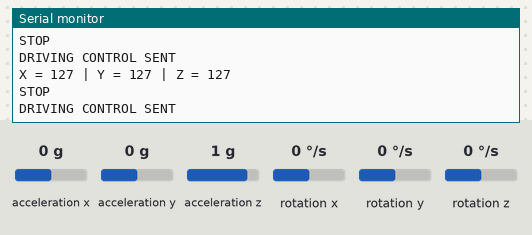
This sketch was run on a simulated Arduino Uno, built with avr-gcc and run on an emulated ATmega328P. On the bench: the last lines printed to the serial monitor. The test bench sets the inputs (shaded band); at power-on: acceleration x 0 g, acceleration y 0 g, acceleration z 1 g, rotation z 0 °/s, rotation x 0 °/s, rotation y 0 °/s. No radio packets arrive unless stated.

Above: at 1.7 s.
1.8 s: acceleration x set to -1.4 g
At 2.5 s:
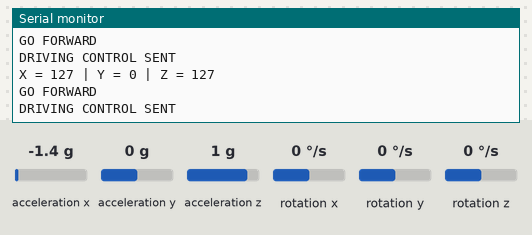
3.4 s: acceleration y set to -1.4 g
At 4.4 s:
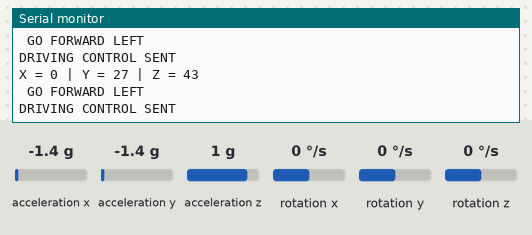
5.0 s: acceleration z set to 1.4 g
At 5.6 s:
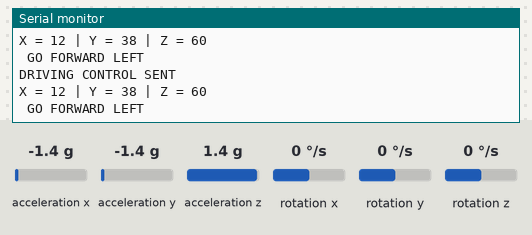
8.0 s: rotation z set to -192 °/s
At 8.6 s:
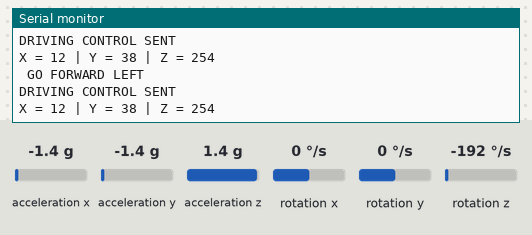
11.0 s: acceleration x set to -0.8 g
At 11.9 s:
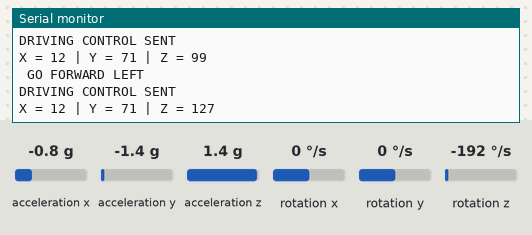
14.0 s: acceleration y set to -0.8 g
At 14.7 s:
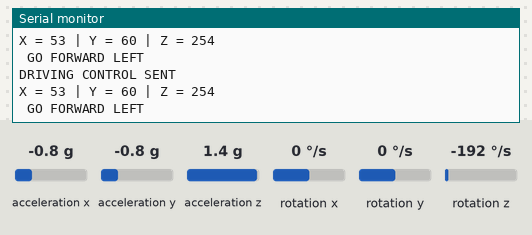
Timing chart, 0 to 17.0 s (numbered marks = the images above; inputs shaded):
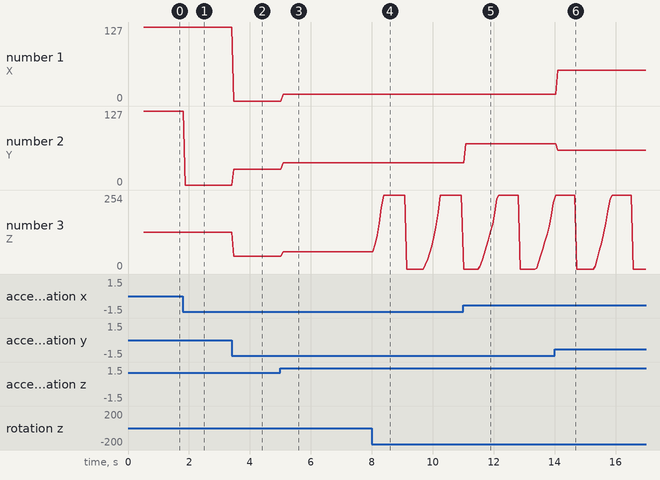

Measured:
- after the input at 1.8 s, the serial monitor: prints a new line after 0.08 s (image 1)
- after the input at 3.4 s, the serial monitor: prints a new line after 0.07 s (image 2)
- after the input at 5.0 s, the serial monitor: prints a new line after 0.09 s (image 3)
- after the input at 8.0 s, the serial monitor: prints a new line after 0.11 s (image 4)
- after the input at 11.0 s, the serial monitor: prints a new line after 0.08 s (image 5)
- after the input at 14.0 s, the serial monitor: prints a new line after 0.10 s (image 6)
- plotted number 1: 0 → 12 after the input at 5.0 s
- plotted number 2: 127 → 0 after the input at 1.8 s, 0 → 27 after the input at 3.4 s, 27 → 38 after the input at 5.0 s, 71 → 60 after the input at 14.0 s

The sketch:

nRF24L01_TX.ino
```cpp
#include <SPI.h>                          // Include the library for the SPI comunication useb by NRF24
#include "MPU6050_6Axis_MotionApps20.h"   // Include the advance functions for processing quaternions using DMP
#if I2CDEV_IMPLEMENTATION == I2CDEV_ARDUINO_WIRE // In IC2dev.h in the row riga 61 #define I2CDEV_IMPLEMENTATION       I2CDEV_ARDUINO_WIRE
    #include "Wire.h"                     // Include I2C comunication library
#endif
#include <nRF24L01.h>                     // Library used for the communication between the microcontroller and NRF24
#include <RF24.h>                         // Manin Library for interact with the NRF RADIO
#include "I2Cdev.h"                       // Support Library for I2C communication

RF24 radio(7, 8);                         // Creation for an object radio setting i pin CE=7 e CSN=8 used for the SPI connetion (you can chose every pin)
bool dmpReady = false;                    // Flag to verify if the MPU is correctely configured

const byte address[6] = "TXSTE";          // Unique adress used for communication between NRF24 radio and Arduino
struct DataPacket {                       // Structure that contains x=roll,y=pitch and z=yaw
  byte x;                                 // Value x axis (Roll) mapped 0-254
  byte y;                                 // Value y axis (Pitch) mappato 0-254
  byte z;                                 // Value z axis (Yaw) mapped 0-254
};
DataPacket data;                          // Creation of an instance of the structure called 'data'

uint8_t fifoBuffer[64];               // uint8_t intero a 8 bit: i have 64 cels 8 bit(1Byte)  each  // Buffer that contains data that comee from the processor (DMP) inside MPU
Quaternion q;                             // Variable for memorizinng rotation data  in quaternion format
VectorFloat gravity;                      // Variable pfor memorizing gravity value
float ypr[3];                            // Array that contains final angles in degrees: [Yaw, Pitch, Roll]
MPU6050 mpu;                              // Creation of an object mpu in order to interact with the sensor

void setupMPU(){
  // Inizialization of I2C comunication
  #if I2CDEV_IMPLEMENTATION == I2CDEV_ARDUINO_WIRE // if row 61 in I2Cdev.h I2CDEV_IMPLEMENTATION is set to I2CDEV_ARDUINO_WIRE enble the bus I2C
      Wire.begin();                       // Enables I2C bus as a master
      Wire.setClock(400000);              // Set the  velocity to 400kHz of I2C bus  (Fast Mode) in order to empty the buffer very fast avoiding data loss
  #elif I2CDEV_IMPLEMENTATION == I2CDEV_BUILTIN_FASTWIRE
      Fastwire::setup(400, true);
  #endif
  Wire.setWireTimeout(3000, true); // EMI problems
  mpu.initialize();                       // Inizialization of the MPU sensor
  int devStatus = mpu.dmpInitialize();    // Inizialization of the  Digital Motion Processor (DMP)
  // If the inizialization is good  dev status is set to 0 by mpu.dmpInitialize()

  if (devStatus == 0)
  {
      mpu.CalibrateAccel(6);              // Calibration of  the aaccelerometer (6 cicle of calibration to get the perfect zero condiotion )
      mpu.CalibrateGyro(6);               // Calibration of gYROSCOPE (6 cicle of calibration to get the perfect zero condition)
      mpu.setDMPEnabled(true);            // Enable DMP process to acquire and process data
      dmpReady = true;                    // Set flag = TRUE: MPU is ready to acquire data
  }
}

void setup() {
  Serial.begin(9600);                     // Start the serial comunication for the debug at 9600 baud ()
  Serial.println("=== TRASMETTITORE ===");

  if (!radio.begin()) {                   // Inizialization of the radio module; se fallisce entra nel blocco
    Serial.println("Modulo NRF24 NON trovato!");
    while (1);
  }

  radio.setChannel(108);                  // Set the operating frequnency of the to channel 108 (fuori banda WiFi standard)
  radio.setDataRate(RF24_250KBPS);        // Velocity of  transmission low to increase stability and the distance TX-RX
  radio.setPALevel(RF24_PA_MIN);
  radio.setRetries(5, 15);                // Try to send 15 times a packet [roll,pitch, yaw] for  5*250 microsecondi (250 us) per understand if  se the packet is sent to RX
  /*The value of 250 μs is the minimal delay to:

  Sent a small packet

  Switch from Transmissione modality to the receiver modality

  Receive the ACK signal from the receiver

  NOte that TX nee to return to transmission modality if ACK is not arrived yet from RX to TX.
  // The packet need  to reach destination  250us minimum indeed if th value is lower than  250
  (for instance  100 μs), the chip will not have time to switch from transmission modality to reciver modality and doesn't receive ACK even if the ACK is correctely sent from RX */

  radio.openWritingPipe(address);         // Open a comunication channel asociated to the adress i have already defined
  radio.stopListening();                  // Set the  modulo in TX modality
  Serial.println("Setup completato!");
  setupMPU();                             // Chiama la funzione di configurazione del sensore di movimento
}

void loop() {
  if (!dmpReady) return;                  // If MPU is not ready exit from loop

  // Check if a packet is available in the buffer
  //fifobuffer=[Quatenrions:W,X,Y,Z,Gyro: ,X,Y,Z,Acdel:X,Y,Z]
  if (mpu.dmpGetCurrentFIFOPacket(fifoBuffer)) {
    mpu.dmpGetQuaternion(&q, fifoBuffer);         // Extraction of  quaternioni from buffer
    mpu.dmpGetGravity(&gravity, &q);              // Calculation of  gravity vector based on quaternions
    mpu.dmpGetYawPitchRoll(ypr, &q, &gravity);    // Conversion of data from Euleaian angle(Yaw/Pitch/Roll) to radians

    // Conversion from radians to  degrees all values must be between -50 and 50 if value <-50 the value is set to- 50 if value >50 the vlaue is set to 50
    int xAxisValue = constrain(ypr[2] * 180/M_PI, -50, 50);
    int yAxisValue = constrain(ypr[1] * 180/M_PI, -50, 50);
    int zAxisValue = constrain(ypr[0] * 180/M_PI, -50, 50);

    // Mapping (-50/+50) in a range 0-254 that occupy onlu 1 byte (small packet transmissio is faster )
    data.x = map(xAxisValue, -50, 50, 0, 254);
    data.y = map(yAxisValue, -50, 50, 0, 254);
    data.z = map(zAxisValue, -50, 50, 0, 254);
    mpu.resetFIFO();  // aggunto ora
  }

  // Invia la struttura 'data' via radio e salva l'esito (true/false) in 'ok'
  bool ok = radio.write(&data, sizeof(data));

// Serial debug
  Serial.print("X = "); Serial.print(data.x);
  Serial.print(" | Y = "); Serial.print(data.y);
  Serial.print(" | Z = "); Serial.println(data.z);

  if(data.y<75){
    if (data.x < 75) {
      Serial.println(" GO FORWARD LEFT");
    }
    else if (data.x > 175) {
      Serial.println(" GO FORWARD RIGHT");
    }
    else {

      Serial.println("GO FORWARD");
    }


  }

  else if (data.y > 175)  // indietro
  {
    if (data.x < 75) {

      Serial.println(" GO BACKWARDS LEFT");
    }
    else if (data.x > 175) {
      Serial.println(" GO BACKWARDS RIGHT");
    }
    else {
      Serial.println(" GO ONLY BACKWARDS");
    }
  }
  else if (data.z > 175)
  {
      //ruotaDestra(sx, dx);  extra implementation
      Serial.println("STOP");
  }
  else if (data.z < 75){
    //ruotaSinistra(sx, dx); extra implementation
        Serial.println("STOP");

  }
  else
  {
        Serial.println("STOP");

  }


  if(ok){
    Serial.println("DRIVING CONTROL SENT"); // data sent to RX correctely ACK received
  }
  else{
    Serial.println("COMMUNICATION ERROR");   // transmission error ACK not received yet
  }
}
```
